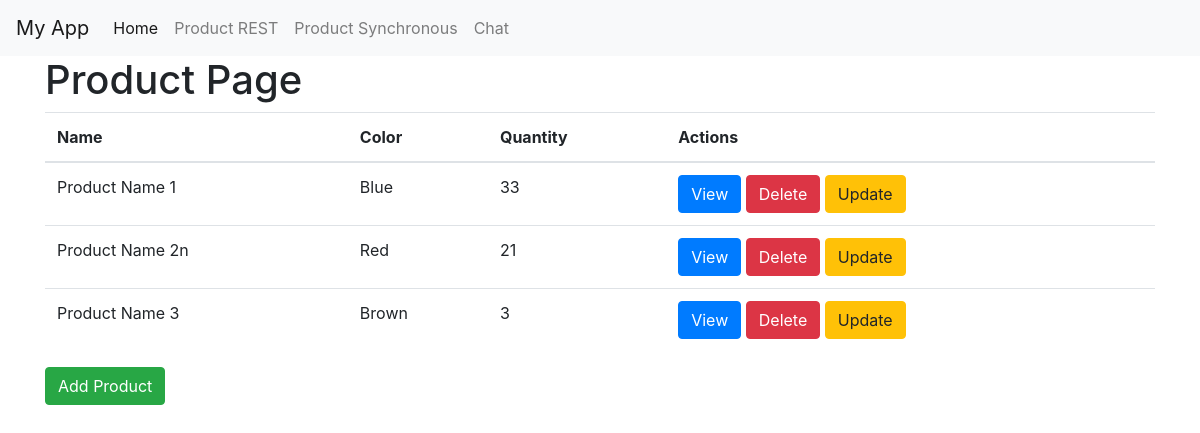
/product_sync, run on the app's committed database.
### tables this page shows
CREATE TABLE Product
             (ID INTEGER PRIMARY KEY AUTOINCREMENT,
             Name TEXT NOT NULL,
             Color TEXT NOT NULL,
             Quantity INT NOT NULL);

### app.py (the view)
@app.route('/product_sync')
def product_sync():
    conn = sqlite3.connect('database.db')
    cursor = conn.cursor()
    cursor.execute("SELECT * FROM product")
    products = cursor.fetchall()
    conn.close()
    return render_template('product_sync.html', products=products)

### templates/product_sync.html (shortened to what this page needs)
{% extends 'base.html' %}
{% block content %}
<h1>Product Page</h1>
    <table class="table">
        <thead>
            <tr>
                <th>Name</th>
                <th>Color</th>
                <th>Quantity</th>
                <th>Actions</th>
            </tr>
        </thead>
        <tbody>
            {% for product in products %}
            <tr>
                <td>{{ product[1] }}</td>
                <td>{{ product[2] }}</td>
                <td>{{ product[3] }}</td>
                <td>
                    <a href="/view/{{ product[0] }}" class="btn btn-primary">View</a>
                    <a href="/delete/{{ product[0] }}" class="btn btn-danger">Delete</a>
                    <a href="/update/{{ product[0] }}" class="btn btn-warning">Update</a>
                </td>
            </tr>
            {% endfor %}
        </tbody>
    </table>
    <a href="/add" class="btn btn-success">Add Product</a>
{% endblock %}

### data on the page
Product: Name "Product Name 1", Color "Blue", Quantity "33"
Product: Name "Product Name 2n", Color "Red", Quantity "21"
Product: Name "Product Name 3", Color "Brown", Quantity "3"
